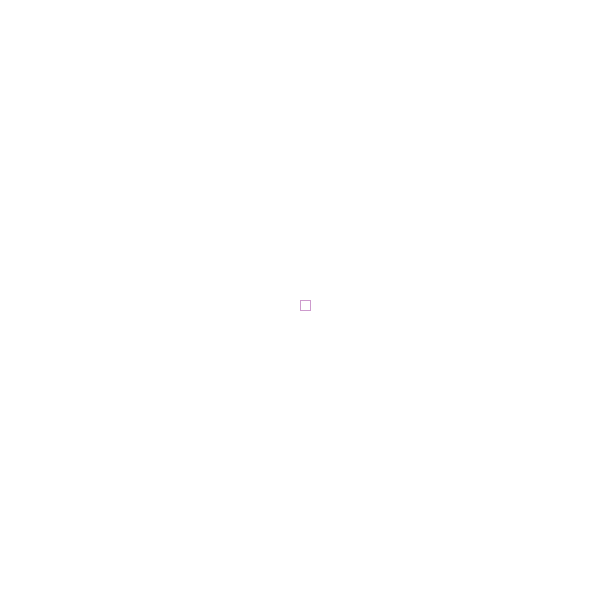
Frame 1 (no input)
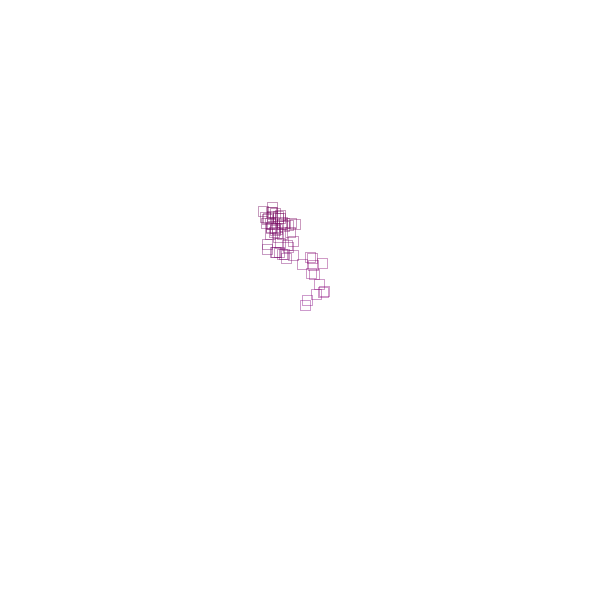
Frame 60 (the mouse pressed at the canvas centre just before this capture)
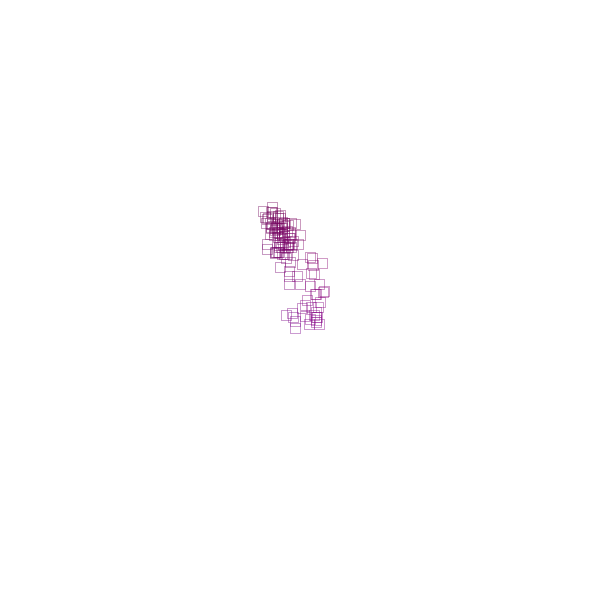
Frame 120 (the mouse held since frame 60 and released just before this capture)

The Processing sketch that drew these frames (run headless with seeded random() and noise(); from frame 60 on, the mouse is pressed at the canvas centre):

// Processing sketch: processing_142549
// ── processing_142549.pde

// SOS iDesign
// KU DYNAMIC MEDIA
// David Mrugala

float x, y;
float rX, rY;

void setup(){
  size(600,600);
  background(255);
  smooth();
  // change colorMode to range of sketch window
  colorMode(RGB, width, width, height);
  x = width/2;
  y = height/2;
  
}

void draw(){
    noFill();
    // draw ellipse
    stroke(x,0,y,100);
    rect(x,y,10,10);
    // generate parameters for scrible effect    
    rX = random (-10,+10);
    rY = random (-10,+10);
    // adding scrible effect to x,y
    x = x + rX;
    y = y + rY;
    // constraining x,y to sketch window 
    x = constrain(x, 0, width);
    y = constrain(y, 0, height);
    
    // use of lerp() command to attract the ellipse to mouse 
    if (mousePressed){
      x = lerp(x, mouseX, 0.01);
      y = lerp(y,mouseY, 0.01);
    }
}
